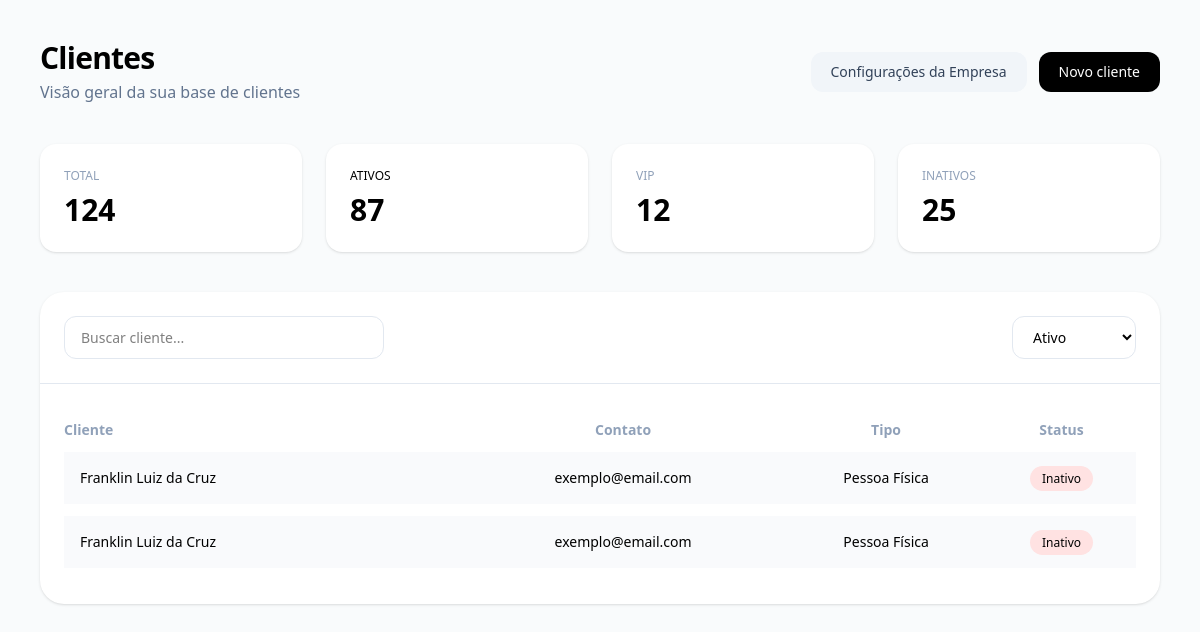
The app's page /usuarios/clientes/ (signed in), older data.
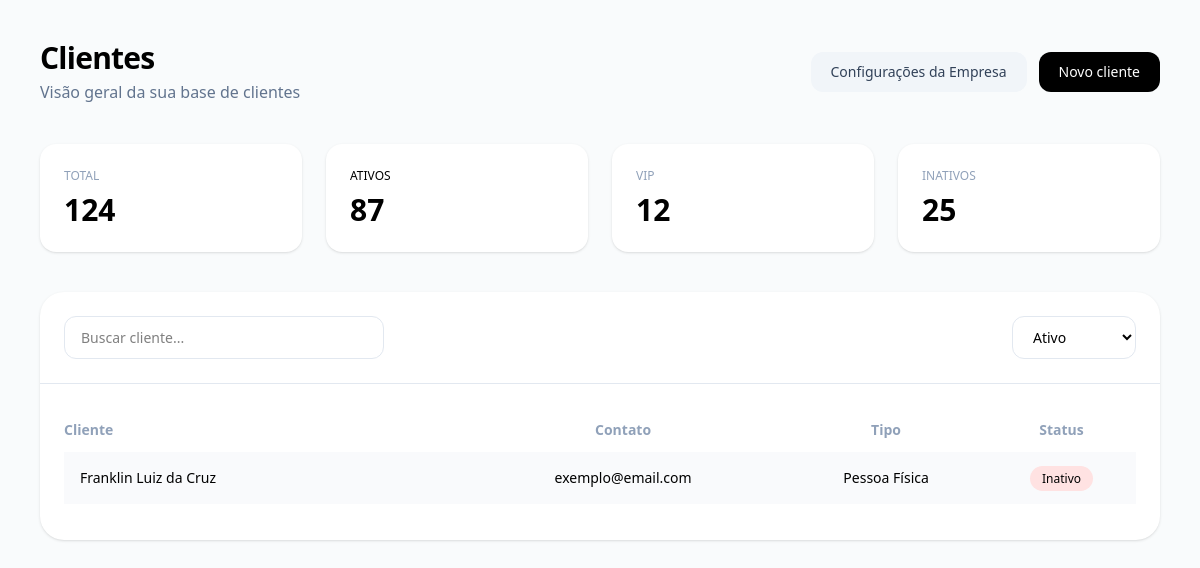
The same page, newer data.
### usuarios/models.py (models this page shows, shortened)
class Cliente(models.Model):
    TIPO_CHOICES = [
        ('PF', 'Pessoa Física'),
        ('PJ', 'Pessoa Jurídica'),
    ]
    nome = models.CharField(max_length=255)
    email = models.EmailField(max_length=255)
    tipo = models.CharField(max_length=2, choices=TIPO_CHOICES, default='PF')
    status = models.BooleanField(default=True)
    user = models.ForeignKey(User, on_delete=models.CASCADE)

### usuarios/views.py (the view, shortened to what this page needs)
# urls.py: path("clientes/", views.clientes, name='clientes'),
@login_required
def clientes(request):
    if request.method == 'GET':
        clientes = Cliente.objects.filter(user=request.user)
        return render(request, 'clientes.html', {'clientes': clientes})

### usuarios/templates/clientes.html (shortened to what this page needs)
{% extends 'base.html' %}
{% block 'body' %}
    <div class="max-w-7xl mx-auto p-10 space-y-10">
        <div class="flex justify-between items-center">
            <div>
                <h1 class="text-3xl font-semibold tracking-tight">Clientes</h1>
                <p class="text-slate-500 mt-1">Visão geral da sua base de clientes</p>
            </div>
            <div class="flex gap-3">
                <a href="#"
                   class="bg-slate-100 text-slate-700 px-5 py-2.5 rounded-xl text-sm font-medium hover:bg-slate-200 transition-colors">
                    Configurações da Empresa
                </a>
                <button onclick="abrirModal()"
                        class="bg-black text-white px-5 py-2.5 rounded-xl text-sm font-medium hover:opacity-90 transition-opacity">
                    Novo cliente
                </button>
            </div>
        </div>
        <div class="grid grid-cols-1 md:grid-cols-4 gap-6">
            <div class="bg-white rounded-2xl p-6 shadow-sm">
                <p class="text-xs text-slate-400">TOTAL</p>
                <h2 class="text-3xl font-semibold mt-2">124</h2>
            </div>
            <div class="bg-white rounded-2xl p-6 shadow-sm">
                <p class="text-xs text-slate-
                    </tbody>
                </table>400">ATIVOS</p>
                <h2 class="text-3xl font-semibold mt-2">87</h2>
            </div>
            <div class="bg-white rounded-2xl p-6 shadow-sm">
                <p class="text-xs text-slate-400">VIP</p>
                <h2 class="text-3xl font-semibold mt-2">12</h2>
            </div>
            <div class="bg-white rounded-2xl p-6 shadow-sm">
                <p class="text-xs text-slate-400">INATIVOS</p>
                <h2 class="text-3xl font-semibold mt-2">25</h2>
            </div>
        </div>
        <div class="bg-white rounded-3xl shadow-sm">
            <div class="flex flex-col md:flex-row gap-4 justify-between p-6 border-b border-slate-200">
                <input class="border border-slate-200 rounded-xl px-4 py-2.5 text-sm w-full md:w-80 focus:ring-4 focus:ring-slate-100 outline-none"
                       placeholder="Buscar cliente..." />
                <div class="flex gap-3">
                    <select class="border border-slate-200 rounded-xl pl-4 pr-10 py-2.5 text-sm">
                        <option>Ativo</option>
                    </select>
                </div>
            </div>
            <div class="p-6">
                <table class="w-full text-sm border-separate border-spacing-y-3">
                    <thead class="text-slate-400">
                        <tr>
                            <th class="text-left">Cliente</th>
                            <th>Contato</th>
                            <th>Tipo</th>
                            <th>Status</th>
                        </tr>
                    </thead>
                    <tbody>
                            {% for cliente in clientes %}
                                <tr class="bg-[#f9fafc] rounded-xl">
                                    <td class="p-4 font-medium"><a href="{% url 'cliente' cliente.id %}">{{ cliente.nome }}</a></td>
                                    <td class="text-center">{{ cliente.email }}</td>
                                    <td class="text-center">{{ cliente.get_tipo_display }}</td>
                                    <td class="text-center">
                                        <span class="{% if cliente.get_status_display %} bg-emerald-100 text-emerald-70 {% else %} bg-red-100 text-red-70 {% endif %}0 px-3 py-1 rounded-full text-xs">{% if cliente.get_status_display %} Ativo {% else %} Inativo {% endif %}</span>
                                    </td>
                                </tr>
                            {% endfor %}
                    </tbody>
                </table>
            </div>
        </div>
    </div>
{% endblock 'body' %}

Row changes from the older to the newer data that the page shows:
removed Cliente: nome "Franklin Luiz da Cruz", email "exemplo@email.com", tipo "Pessoa Física"
